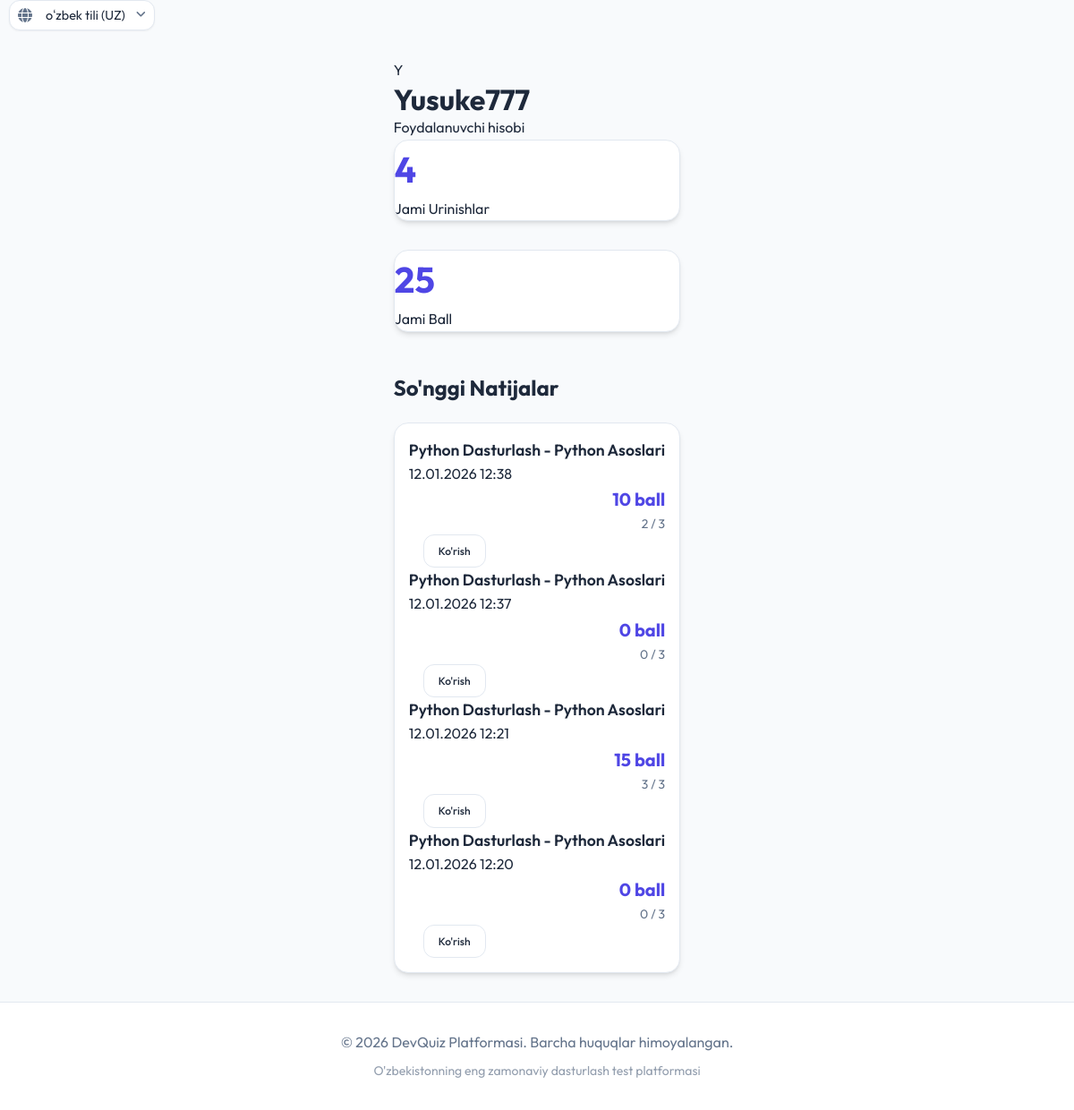
The page /uz/profile/ (signed in) on the database as committed earlier.
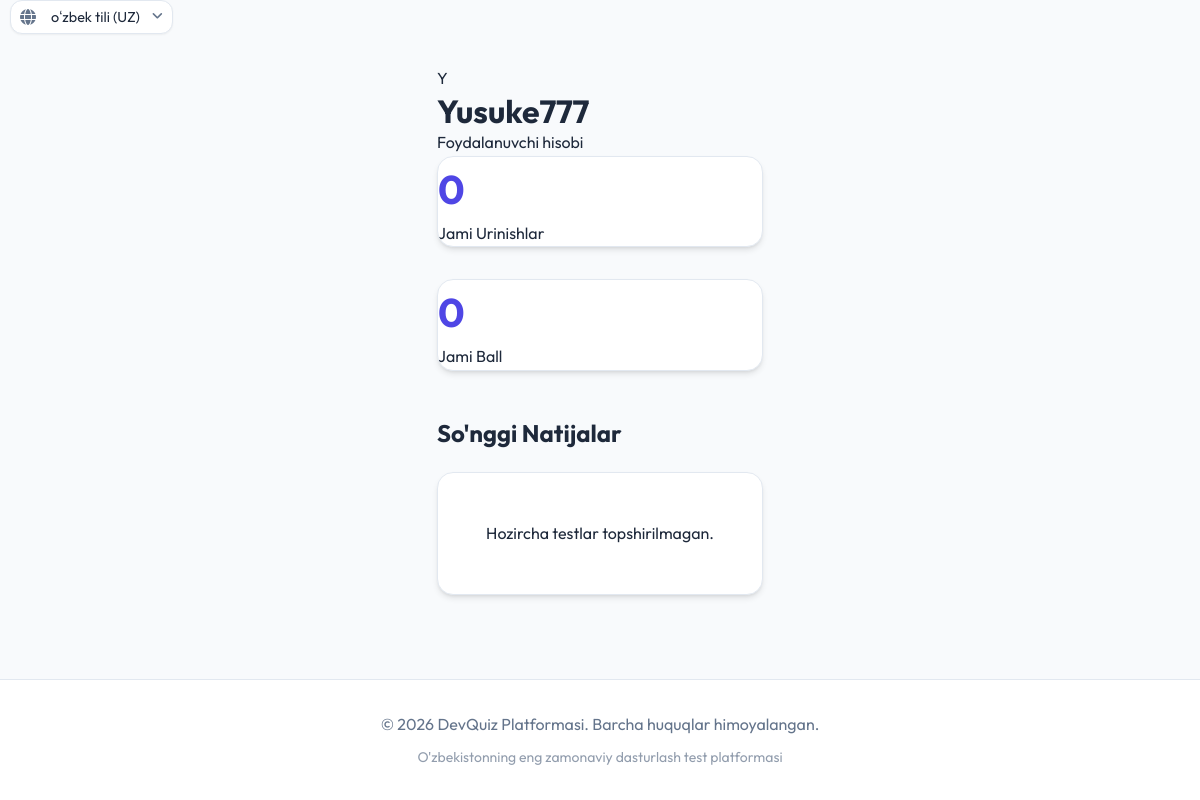
The same page on the database as committed later.
### quiz/models.py (models this page shows, shortened)
class TestAttempt(models.Model):
    module = models.ForeignKey(Module, on_delete=models.CASCADE, related_name='attempts', verbose_name="Modul")
    user = models.ForeignKey(User, on_delete=models.CASCADE, related_name='attempts', verbose_name="Foydalanuvchi")
    score = models.IntegerField(default=0, verbose_name="Ball")
    total_questions = models.IntegerField(default=0, verbose_name="Jami savollar")
    correct_answers = models.IntegerField(default=0, verbose_name="To'g'ri javoblar")
    start_time = models.DateTimeField(default=timezone.now, verbose_name="Boshlangan vaqt")
    completed = models.BooleanField(default=False, verbose_name="Tugatilgan")
    completed_at = models.DateTimeField(null=True, blank=True, verbose_name="Tugatilgan vaqt")
    date_taken = models.DateTimeField(auto_now=True, verbose_name="Topshirilgan sana")
    class Meta:
        verbose_name = "Test urinishi"
        verbose_name_plural = "Test urinishlari"

class Module(models.Model):
    subject = models.ForeignKey(Subject, on_delete=models.CASCADE, related_name='modules', verbose_name="Fan")
    name = models.CharField(max_length=100, verbose_name="Modul nomi")
    description = models.TextField(blank=True, verbose_name="Tavsif")
    order = models.PositiveIntegerField(default=0, verbose_name="Tartib raqami")
    duration = models.PositiveIntegerField(default=30, help_text="Daqiqalarda kiriting", verbose_name="Davomiyligi (daqiqa)")
    class Meta:
        ordering = ['order']
        verbose_name = "Modul"
        verbose_name_plural = "Modullar"

class Subject(models.Model):
    name = models.CharField(max_length=100, verbose_name="Fan nomi")
    description = models.TextField(blank=True, verbose_name="Tavsif")
    image = models.ImageField(upload_to='subjects/', blank=True, null=True, verbose_name="Rasm")
    slug = models.SlugField(unique=True, blank=True)
    class Meta:
        verbose_name = "Fan"
        verbose_name_plural = "Fanlar"

### quiz/views.py (the view)
# urls.py: path('profile/', views.profile, name='profile'),
@login_required
def profile(request):
    attempts = TestAttempt.objects.filter(user=request.user, completed=True).order_by('-date_taken')
    total_attempts = attempts.count()
    total_score = attempts.aggregate(Sum('score'))['score__sum'] or 0
    avg_score = 0
    if total_attempts > 0:
        avg_score = round(total_score / total_attempts, 1)
    return render(request, 'quiz/profile.html', {
        'attempts': attempts,
        'total_attempts': total_attempts,
        'total_score': total_score,
        'avg_score': avg_score
    })

### quiz/templates/quiz/profile.html
{% extends 'quiz/base.html' %}
{% load static i18n %}
{% block content %}
<div class="animate-fade-in">
    <div class="profile-header">
        <div class="avatar-circle">
            {{ user.username|slice:":1"|upper }}
        </div>
        <div>
            <h1>{{ user.username }}</h1>
            <p style="margin-bottom: 0;">{% trans "Foydalanuvchi hisobi" %}</p>
        </div>
    </div>
    <div class="grid grid-cols-2" style="margin-bottom: 3rem;">
        <div class="card result-stat-card">
            <div class="stat-value">{{ total_attempts }}</div>
            <div class="stat-label">{% trans "Jami Urinishlar" %}</div>
        </div>
        <div class="card result-stat-card">
            <div class="stat-value">{{ total_score }}</div>
            <div class="stat-label">{% trans "Jami Ball" %}</div>
        </div>
    </div>
    <h2 style="margin-bottom: 1.5rem;">{% trans "So'nggi Natijalar" %}</h2>
    <div class="card" style="padding: 1rem;">
        {% if attempts %}
        {% for attempt in attempts %}
        <div class="history-item">
            <div>
                <div style="font-weight: 600; font-size: 1.1rem; color: var(--text-main);">
                    {{ attempt.module.subject.name }} - {{ attempt.module.name }}
                </div>
                <div class="history-date">
                    {{ attempt.date_taken|date:"d.m.Y H:i" }}
                </div>
            </div>
            <div style="text-align: right;">
                <div style="font-weight: 700; color: var(--primary); font-size: 1.25rem;">
                    {{ attempt.score }} {% trans "ball" %}
                </div>
                <div style="font-size: 0.875rem; color: var(--text-muted);">
                    {{ attempt.correct_answers }} / {{ attempt.total_questions }}
                </div>
            </div>
            <div style="margin-left: 1rem;">
                <a href="{% url 'quiz:test_result' attempt.id %}" class="btn btn-secondary"
                    style="padding: 0.5rem 1rem; font-size: 0.75rem;">
                    {% trans "Ko'rish" %}
                </a>
            </div>
        </div>
        {% endfor %}
        {% else %}
        <p style="padding: 2rem; text-align: center;">{% trans "Hozircha testlar topshirilmagan." %}</p>
        {% endif %}
    </div>
</div>
{% endblock %}

Rows that differ between the two databases and show on the page:
removed TestAttempt: module.subject.name "Python Dasturlash", module.name "Python Asoslari", date_taken "12.01.2026 12:38", score "10", correct_answers "2", total_questions "3"
removed TestAttempt: module.subject.name "Python Dasturlash", module.name "Python Asoslari", date_taken "12.01.2026 12:37", score "0", correct_answers "0", total_questions "3"
removed TestAttempt: module.subject.name "Python Dasturlash", module.name "Python Asoslari", date_taken "12.01.2026 12:21", score "15", correct_answers "3", total_questions "3"
removed TestAttempt: module.subject.name "Python Dasturlash", module.name "Python Asoslari", date_taken "12.01.2026 12:20", score "0", correct_answers "0", total_questions "3"
Other text that changed with them:
{{ total_attempts }}: "4" → "0"
{{ total_score }}: "25" → "0"
text now shown: "Hozircha testlar topshirilmagan."
